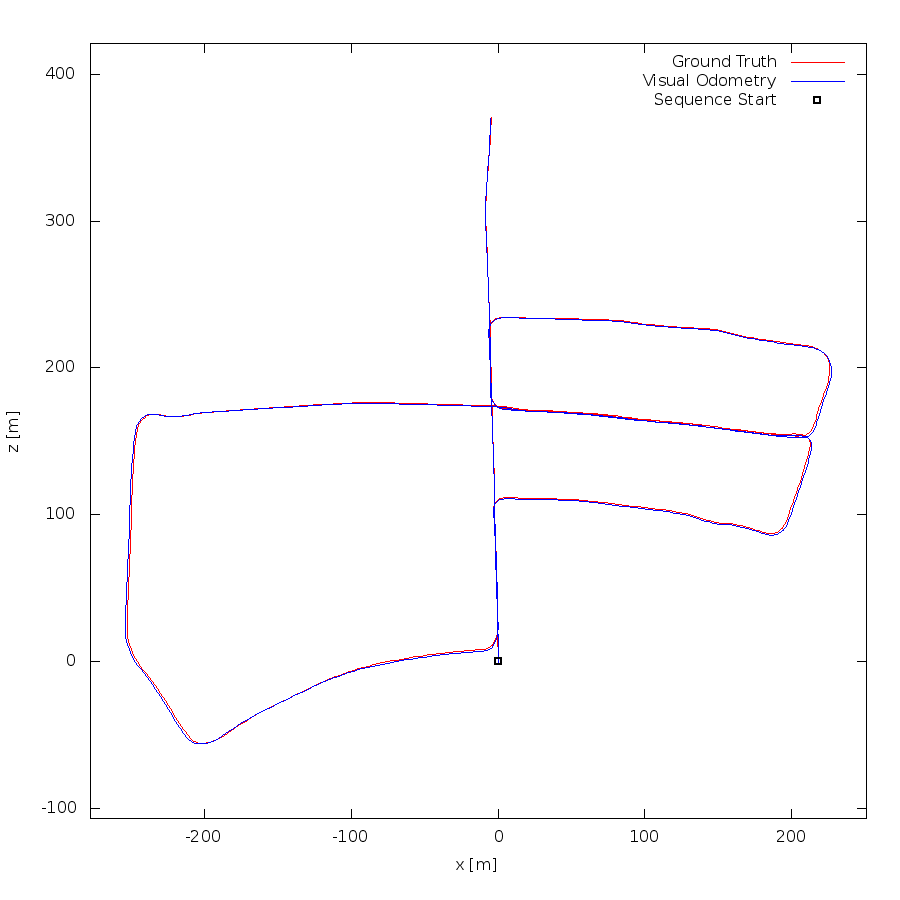

gnuplot code for this plot:
set term postscript eps enhanced color
set output "05.eps"
set size ratio -1
set xrange [-278:251]
set yrange [-107:421]
set xlabel "x [m]"
set ylabel "z [m]"
plot "05.txt" using 1:2 lc rgb "#FF0000" title 'Ground Truth' w lines,"05.txt" using 3:4 lc rgb "#0000FF" title 'Visual Odometry' w lines,"< head -1 05.txt" using 1:2 lc rgb "#000000" pt 4 ps 1 lw 2 title 'Sequence Start' w points
